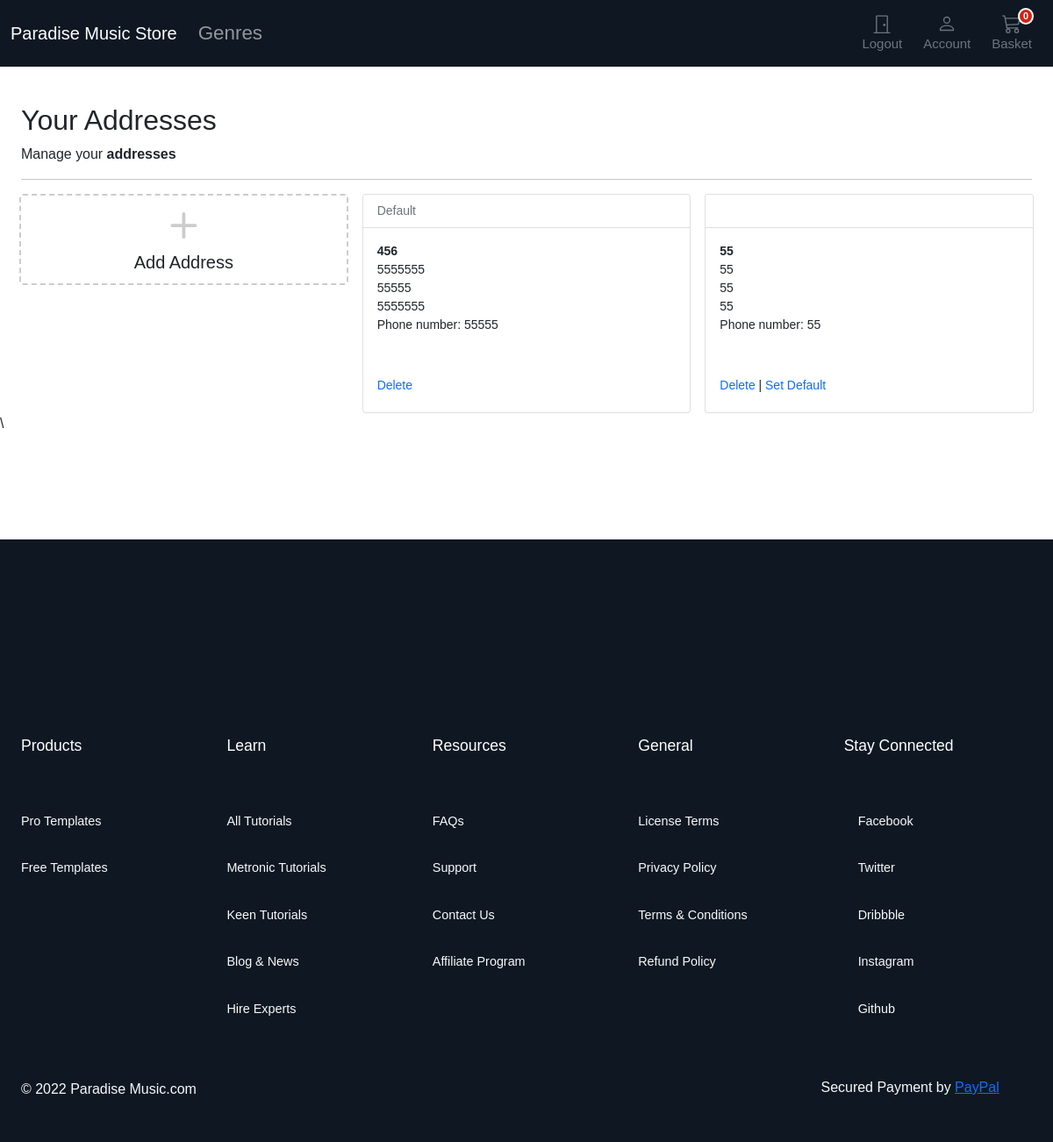
/account/addresses/ (signed in), run on an earlier commit of the app's database.
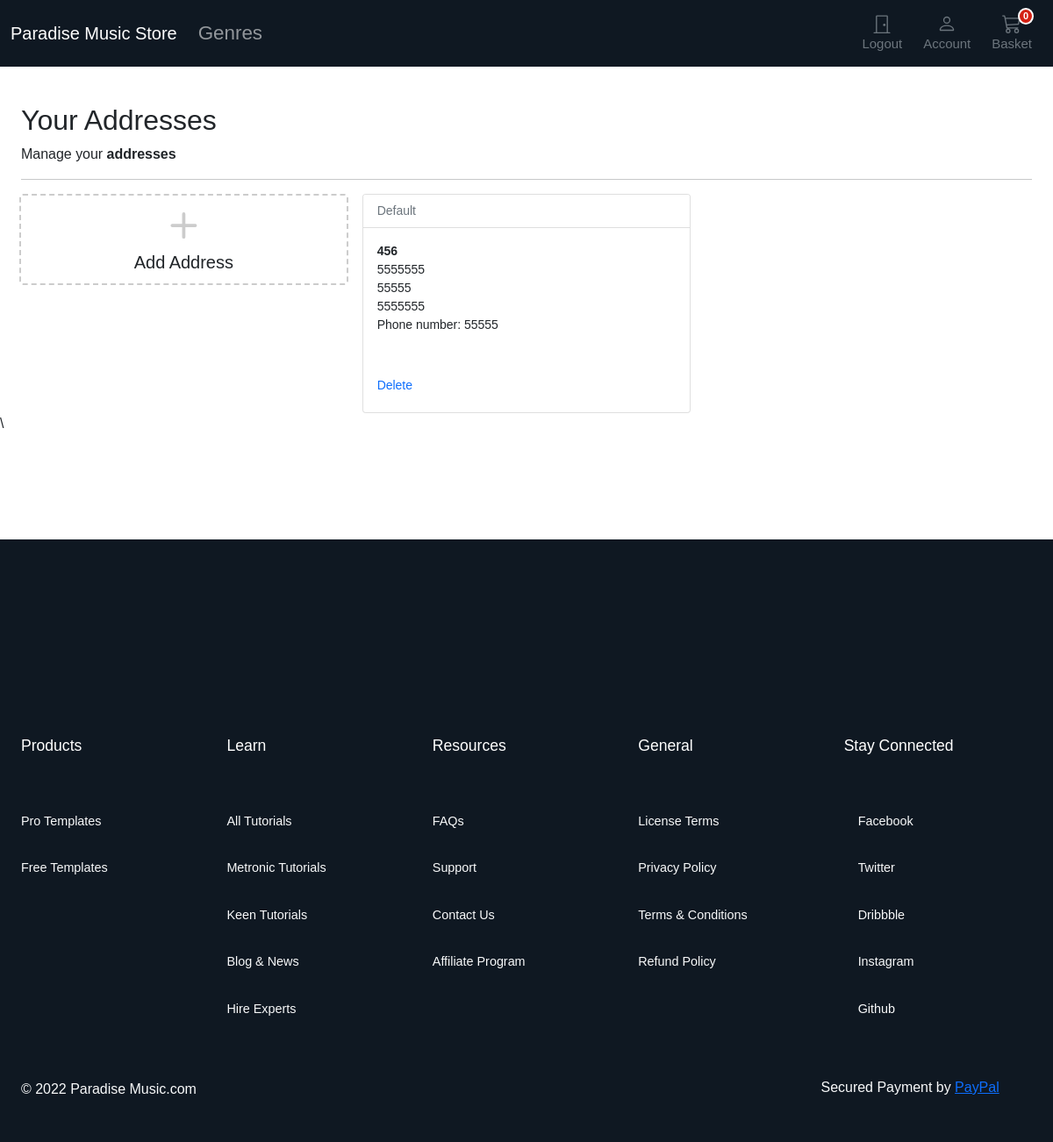
And on a later commit of the database.
### account/models.py (models this page shows, shortened)
class Address(models.Model):
    id = models.UUIDField(primary_key=True, default=uuid.uuid4, editable=False)
    customer = models.ForeignKey(Customer, verbose_name=_("Customer"), on_delete=models.CASCADE)
    full_name = models.CharField(_("Full Name"), max_length=150)
    phone = models.CharField(_("Phone Number"), max_length=50)
    postcode = models.CharField(_("Postcode"), max_length=50)
    address_line = models.CharField(_("Address Line 1"), max_length=255)
    address_line2 = models.CharField(_("Address Line 2"), max_length=255)
    town_city = models.CharField(_("Town/City/State"), max_length=150)
    delivery_instructions = models.CharField(_("Delivery Instructions"), max_length=255)
    created_at = models.DateTimeField(_("Created at"), auto_now_add=True)
    updated_at = models.DateTimeField(_("Updated at"), auto_now=True)
    default = models.BooleanField(_("Default"), default=False)
    class Meta:
        verbose_name = "Address"
        verbose_name_plural = "Addresses"

### account/views.py (the view)
# urls.py: path("addresses/", views.view_address, name="addresses"),
@login_required
def view_address(request):
    addresses = Address.objects.filter(customer=request.user)
    return render(request, "account/dashboard/addresses.html", {"addresses": addresses})

### basket/basket.py (called while the page is built)
    def __len__(self):
        return sum(item["qty"] for item in self.basket.values())

### basket/context_processors.py (called while the page is built)
def basket(request):
    return {'basket': Basket(request)}

### store/context_processors.py (called while the page is built)
def categories(request):
    return {"categories": Category.objects.filter(level=0)}

### store/models.py (called while the page is built)
    def get_absolute_url(self):
        return reverse("store:category_list", args=[self.slug])

### templates/account/dashboard/addresses.html (shortened to what this page needs)
{% extends "../sub_base.html" %}
{% block sub_content %}
{% load static %}
<link rel="stylesheet" href="{% static 'store/css/space.css' %}">
<div class="space"></div>
<h1 class="h2">Your Addresses</h1>
<div>Manage your <b>addresses</b> </div>
<hr />
<div class="container px-0">
  <div class="row row-cols-1 row-cols-sm-2 row-cols-md-3 g-3">
    <div class="col">
      <a href="{% url "account:add_address" %}" class="text-reset text-decoration-none" role="button"
        style="max-width: 540px;">
        <div class="card mb-3 h-35" style="border: dashed 2px #ccc;">
          <div class="row g-0 h-50">
            <div class="col-12" style="min-height:100px">
              <div class="card-body text-center position-absolute top-50 start-50 translate-middle">
                <svg style="color:#ccc;" xmlns="http://www.w3.org/2000/svg" width="60" height="60" fill="currentColor"
                  class="bi bi-plus" viewBox="0 0 16 16">
                  <path
                    d="M8 4a.5.5 0 0 1 .5.5v3h3a.5.5 0 0 1 0 1h-3v3a.5.5 0 0 1-1 0v-3h-3a.5.5 0 0 1 0-1h3v-3A.5.5 0 0 1 8 4z" />
                </svg>
                <h1 class="h5">Add Address</h1>
              </div>
            </div>
          </div>
        </div>
      </a>
    </div>
    {% for address in addresses %}
    <div class="col">
      <div class="card pb-3">
        <div class="card-header bg-white small text-muted">
          {% if address.default %}
            Default
          {% endif %}
        </div>
        <div class="card-body small pb-1">
          <p class="card-text m-0 fw-bold">{{address.full_name}}</p>
          <p class="card-text m-0">{{address.address_line}}</p>
          <p class="card-text m-0">{{address.town_city}}</p>
          <p class="card-text m-0">{{address.postcode}}</p>
          <p class="card-text m-0">Phone number: {{address.phone}}</p>
          <div class="pt-5">
            <a href="{% url 'account:delete_address' address.id %}" class="text-decoration-none">Delete</a>
            {% if not address.default %}
            | <a href="{% url 'account:set_default' address.id %}" class="text-decoration-none">Set Default</a>
            {% endif %}
          </div>
        </div>
      </div>
    </div>
    {% endfor %}
  </div>
</div>
{% endblock %}

### templates/account/sub_base.html
{% extends "../base.html" %}
{% load static %}
{% block stylesheet %}{% static 'account/css/account.css' %}{% endblock %}
{% block content %}
<div class="container">
  <div class="login d-flex align-items-center">
    <div class="col-12 col-md-12 col-lg-12 mx-auto">
      {% block sub_content %}{% endblock %}
    </div>
  </div>
</div>
{% endblock %}

### templates/base.html (shortened to what this page needs)
{% load static %}
<!DOCTYPE html>
<html>
<head>
  <link href="https://cdn.jsdelivr.net/npm/bootstrap@5.0.0-beta1/dist/css/bootstrap.min.css" rel="stylesheet"
>
  <link rel="stylesheet" href="{% static 'core/css/base.css' %}">
  <link rel="stylesheet" href="{% static 'store/css/home.css' %}">
  <link rel="stylesheet" href="{% static 'store/css/footer.css' %}">
  <link rel="stylesheet" href="{% static 'store/js/script.js' %}">
  <link rel="stylesheet" href="{% block stylesheet %}{% endblock %}">
</head>
<body>
  <header style="margin-bottom:70px;">
    <nav class="navbar fixed-top navbar-expand-md navbar-dark " style="background:#0f1822;">
      <div class="container-fluid">
        <a class="navbar-brand" href="/">Paradise Music Store</a>
        <div class="collapse navbar-collapse" id="navbarCollapse">
          <ul class="navbar-nav me-auto mb-2 mb-md-0">
            <li class="nav-item dropdown">
              <a class="nav-link dropdown-toggle" href="#" id="navbarDropdown" role="button" data-bs-toggle="dropdown"
                aria-expanded="false">
                Genres
              </a>
            </li>
          </ul>
        </div>
        {% if user.is_authenticated %}
        <a type="button" role="button" href="{% url "account:logout" %}"
          class="btn btn-outline-secondary border-0 basket-btn">
          <div>
            <svg xmlns="http://www.w3.org/2000/svg" width="22" height="22" fill="currentColor" class="bi bi-door-closed"
              viewBox="0 0 16 16">
              <path
                d="M3 2a1 1 0 0 1 1-1h8a1 1 0 0 1 1 1v13h1.5a.5.5 0 0 1 0 1h-13a.5.5 0 0 1 0-1H3V2zm1 13h8V2H4v13z" />
              <path d="M9 9a1 1 0 1 0 2 0 1 1 0 0 0-2 0z" />
            </svg>
          </div>
          <span class="fs15 fw500">Logout</span>
        </a>
        {% endif %}
        <a type="button" role="button" href="{% url "account:dashboard" %}"
          class="btn btn-outline-secondary border-0 basket-btn">
          <div>
          </div>
          <span class="fs15 fw500">Account</span>
        </a>
        <a type="button" role="button" href="{% url "basket:basket_summary" %}"
          class="btn btn-outline-secondary border-0 basket-btn">
          {% with total_qty=basket|length %}
          <div id="basket-qty" class="basket-qty">
            {% if total_qty > 0 %}
            {{ total_qty }}
            {% else %}
            0
            {% endif %}
          </div>
          {% endwith %}
          <div>
          </div>
          <span class="fs15 fw500">Basket</span>
        </a>
      </div>
    </nav>
  </header>
  <div id="content">
    {% block content %}
    {% endblock %}
  </div>\
  <footer style="margin-top: 10%; overflow:hidden;" class="footer block-dark mt-n15 mt-lg-n30">
    <div
      class="h-150px h-lg-225px bgi-no-repeat bgi-position-x-center bgi-position-y-top bgi-size-cover dark-top-curved-bg">
    </div>
    <div class="container mt-n15">
      <div class="row">
        <div class="col-6 col-lg">
          <div class="pb-10">
            <h3 class="text mb-5 mb-lg-7 font-size-4">Products</h3>
            <div class="d-flex flex-column font-size-3 font-weight-bold">
              <a href="" class="text-light text-hover-primary py-2 py-lg-3">Pro
                Templates</a>
              <a href="" class="text-light text-hover-primary py-2 py-lg-3">Free Templates</a>
            </div>
          </div>
        </div>
        <div class="col-6 col-lg">
          <div class="pb-10">
            <h3 class="text mb-5 mb-lg-7 font-size-4">Learn</h3>
            <div class="d-flex flex-column font-size-3 font-weight-bold">
              <a href="" class="text-light text-hover-primary py-2 py-lg-3">All
                Tutorials</a>
              <a href="" class="text-light text-hover-primary py-2 py-lg-3">Metronic Tutorials</a>
              <a href="" class="text-light text-hover-primary py-2 py-lg-3">Keen Tutorials</a>
              <a href="" class="text-light text-hover-primary py-2 py-lg-3">Blog &amp; News</a>
              <a href="" class="text-light text-hover-primary py-2 py-lg-3">Hire Experts</a>
            </div>
          </div>
        </div>
        <div class="col-6 col-lg">
          <div class="pb-10">
            <h3 class="text mb-5 mb-lg-7 font-size-4">Resources</h3>
            <div class="d-flex flex-column font-size-3 font-weight-bold">
              <a href="" class="text-light text-hover-primary py-2 py-lg-3">FAQs</a>
              <a href="" class="text-light text-hover-primary py-2 py-lg-3">Support</a>
              <a href="" class="text-light text-hover-primary py-2 py-lg-3">Contact Us</a>
              <a href="" class="text-light text-hover-primary py-2 py-lg-3">Affiliate Program</a>
            </div>
          </div>
        </div>
        <div class="col-6 col-lg">
          <div class="pb-10">
            <h3 class="text mb-5 mb-lg-7 font-size-4">General</h3>
            <div class="d-flex flex-column font-size-3 font-weight-bold">
              <a href="" class="text-light text-hover-primary py-2 py-lg-3">License Terms</a>
              <a href="" class="text-light text-hover-primary py-2 py-lg-3">Privacy Policy</a>
              <a href="" class="text-light text-hover-primary py-2 py-lg-3">Terms &amp; Conditions</a>
              <a href="" class="text-light text-hover-primary py-2 py-lg-3">Refund Policy</a>
            </div>
          </div>
        </div>
        <div class="col-6 col-lg">
          <div class="pb-10">
            <h3 class="text mb-5 mb-lg-7 font-size-4">Stay Connected</h3>
            <div class="d-flex flex-column font-size-3 font-weight-bold">
              <a href="" class="d-flex align-items-center text-center text-light text-hover-primary py-2 py-lg-3">
                Facebook
              </a>
              <a href="" class="d-flex align-items-center text-center text-light text-hover-primary py-2 py-lg-3">
                Twitter
              </a>
              <a href="" class="d-flex align-items-center text-center text-light text-hover-primary py-2 py-lg-3">
                Dribbble
              </a>
              <a href="" class="d-flex align-items-center text-center text-light text-hover-primary py-2 py-lg-3">
                Instagram
              </a>
              <a href="" class="d-flex align-items-center text-center text-light text-hover-primary py-2 py-lg-3">
                Github
              </a>
            </div>
          </div>
        </div>
      </div>
    </div>
    <div class="container py-5 py-lg-10">
      <div class="d-flex flex-column flex-md-row align-items-center justify-content-center justify-content-md-between">
        <div class="d-flex align-items-center mr-md-2 order-2 order-md-1">
          <span class="font-size-2 font-weight-bold text-light pt-1" href="">
            © 2022 Paradise Music.com
          </span>
        </div>
        <div
          class="d-flex flex-column flex-md-row align-items-center justify-content-center order-1 order-md-2 mb-5 mb-md-0">
          <div class="font-size-2 font-weight-bold text-light mb-5 mb-md-0">
            Secured Payment by <a href="" target="_blank" class="text-dark-50 text-hover-primary">PayPal</a>
          </div>
          <div class="ml-4">
          </div>
        </div>
      </div>
    </div>
  </footer>
</body>
</html>

### static/core/css/base.css (style rules this page uses)
@media (min-width: 1000px) { .container { max-width: 1000px; } }
@media (max-width: 1200px) { .container { max-width: 100%; padding:0 24px; } }
.dropdown-toggle::after { display: none; }
html, body, p, div { letter-spacing: -0.02px; font-family: 'Roboto', sans-serif; }
.fs15 { font-size: 0.9375rem; }
.fw500 { font-weight: 500; }
.basket-qty { color: #fff; background: #d42114; border: 2px solid #fff; border-radius: 50%; text-align: center; font-size: 11px; height: 15px; width: 14px; position: absolute; box-sizing: content-box; font-weight: 600; display: flex; justify-content: center; align-items: center; top: 1px; right: 10px; }
.basket-btn { position: relative; }

### static/store/css/home.css (style rules this page uses)
* { font-family: 'Exo', sans-serif !important; font-family: 'Mulish', sans-serif !important; font-family: 'Oxygen', sans-serif !important; font-family: 'Raleway', sans-serif !important; }
.navbar-nav .nav-item .nav-link { font-size: 1.4em; font-weight: 400; }

### static/store/css/footer.css (style rules this page uses)
.h1, .h3, .h4, .h6, h3, h4, h5, h6 { color: #ffff; font-weight: 500; line-height: 1.2; margin-bottom: 0.5rem; }
.row { display: flex; flex-wrap: wrap; margin-left: -10px; margin-right: -10px; }
.col-6 { flex: 0 0 50%; max-width: 50%; padding-left: 10px; padding-right: 10px; position: relative; width: 100%; }
.d-flex { display: flex; }
.flex-column { flex-direction: column; }
.bgi-position-y-top { background-position-y: top; }
.bgi-position-x-center { background-position-x: center; }
.bgi-no-repeat { background-repeat: no-repeat; }
.bgi-size-cover { background-size: cover; }
.h-150px { height: 150px; }
.font-size-4 { font-size: 1.1rem; }
.font-size-3 { font-size: .9rem; }
.block-dark { background-color: #0f1822; }
.text-muted, .text-muted i { color: #e6e6ef; }
.text-light { color: #bfc0c5; text-decoration: none; }
@media (min-width: 992px) { .col-lg { flex-basis: 0; flex-grow: 1; max-width: 100%; } }
@media (min-width: 992px) { .pb-lg-3, .py-lg-3 { padding-bottom: 0.75rem; } }
@media (min-width: 992px) { .h-lg-225px { height: 225px; } }

### static/store/css/space.css (style rules this page uses)
.space { height: 3rem; }

What changed in the data, as far as the page shows it:
removed Address: full_name "55", address_line "55", town_city "55", postcode "55", phone "55", default "Set Default"
